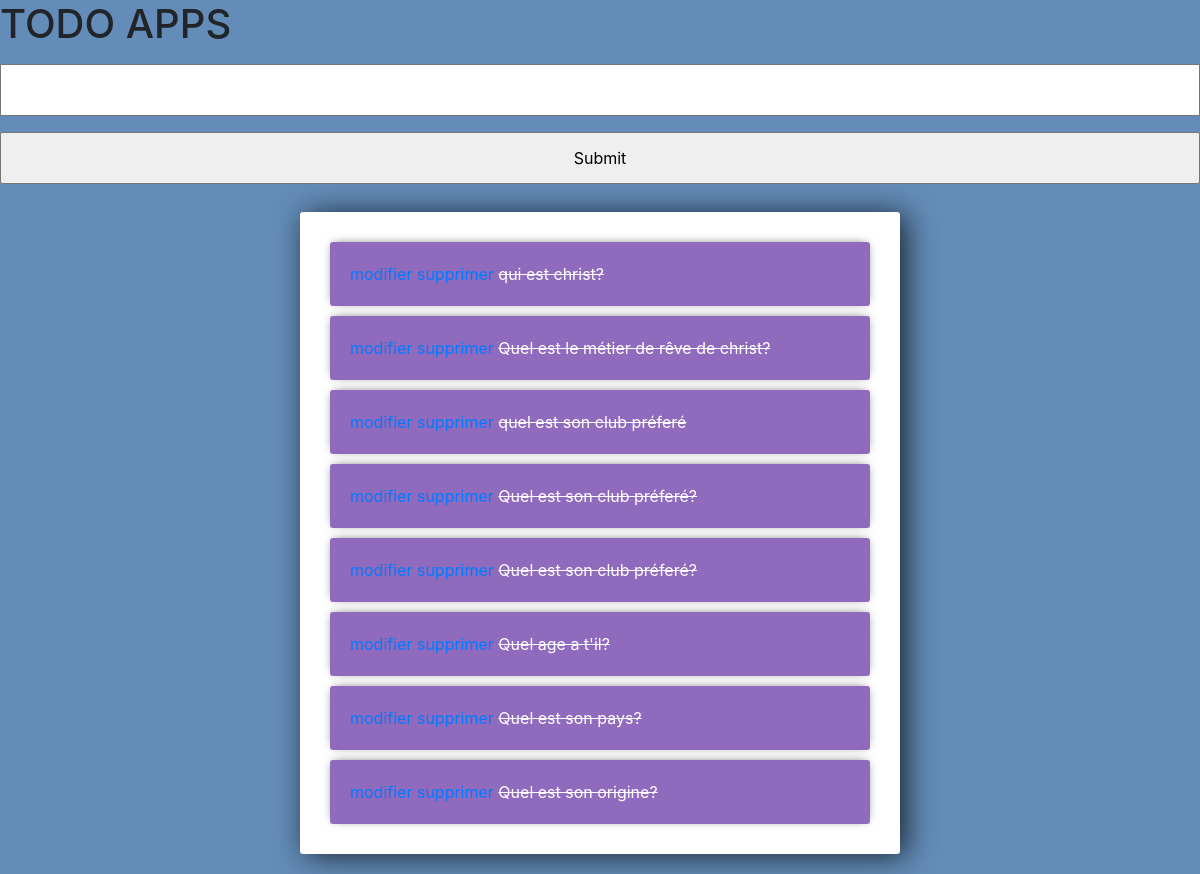
The page / on the database its author committed.
### todo/models.py (models this page shows)
class question(models.Model):
    titre = models.CharField(max_length=200)
    complete = models.BooleanField(default=False)
    creation = models.DateTimeField(auto_now_add=True)
    def __str__(self):
        return self.titre

### todo/views.py (the view)
# urls.py: path('', include('todo.urls')),
def todo(request):
    q = question.objects.all()
    form = questionForm
    if request.method == 'POST':
        form = questionForm(request.POST)
        if form.is_valid():
            form.save()
        return redirect('/')
    context = {'q':q,'form':form}
    return render(request, 'todo/index.html', context)

### todo/templates/todo/index.html (shortened to what this page needs)
<link rel="stylesheet" href="https://stackpath.bootstrapcdn.com/bootstrap/4.3.1/css/bootstrap.min.css">
<h1>TODO APPS</h1>
<form method="POST" action="/">
    {% csrf_token %} {{form.titre}}
    <input type="submit" name="creation">
</form>
<div class="center-column">
    <div class="todo-list">
        {% for question in q %}
        <div class="item-row">
            <a href="{% url 'modifier' question.id  %}" aria-label="Twitter">modifier</a>
            <a href="{% url 'supprimer' question.id  %}" aria-label="Twitter">supprimer</a> {% if quesiton.complete == TRUE %}
            <strike>{{question}}</strike> {% else %}
            <span>{{question}}</span> {% endif %}
        </div>
        </a> {%endfor%}
    </div>
</div>

### todo/templates/todo/index.html (style rules this page uses)
input { width: 100%; padding: 12px 20px; margin: 8px 0; box-sizing: border-box; }
input::placeholder { color: #d3d3d3; }
.center-column { width: 600px; margin: 20px auto; padding: 20px; background-color: #fff; border-radius: 3px; box-shadow: 6px 2px 30px 0px rgba(0, 0, 0, 0.75); }
.item-row { background-color: #906abd; margin: 10px; padding: 20px; border-radius: 3px; color: #fff; font-size: 16px; box-shadow: 0px -1px 10px -4px rgba(0, 0, 0, 0.75); }

### rows shown on the page
question: titre "qui est christ?"
question: titre "Quel est le métier de rêve de christ?"
question: titre "quel est son club préferé"
question: titre "Quel est son club préferé?"
question: titre "Quel est son club préferé?"
question: titre "Quel age a t'il?"
question: titre "Quel est son pays?"
question: titre "Quel est son origine?"
